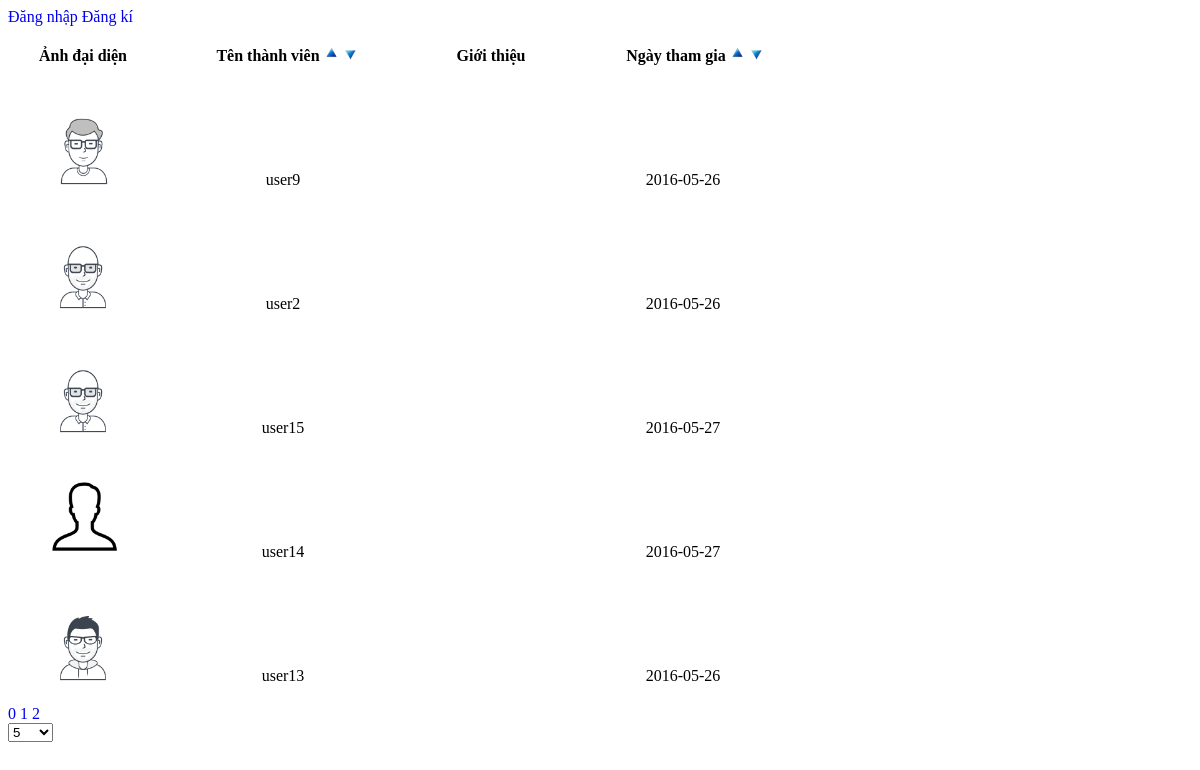
/index.php?page=0&sort=2, run on an earlier commit of the app's database.
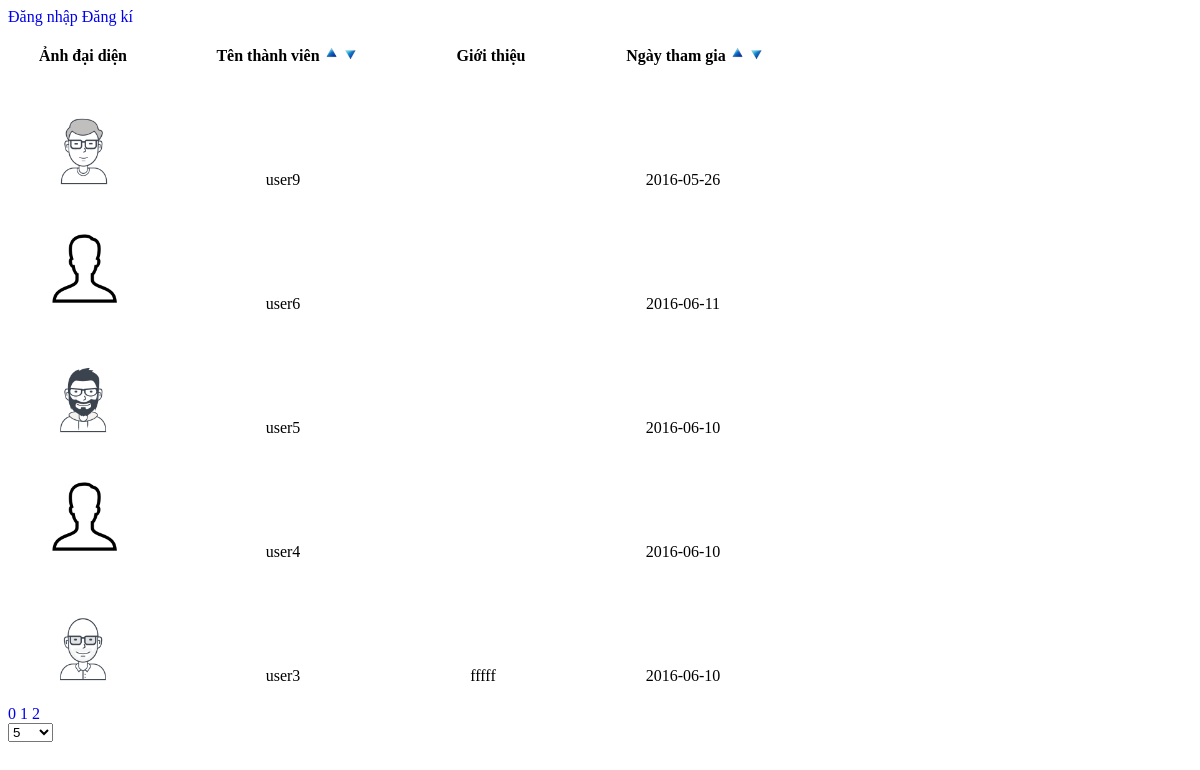
And on a later commit of the database.
### tables this page shows
CREATE TABLE IF NOT EXISTS `profile` (
`id` int(10) unsigned NOT NULL,
  `fullname` varchar(50) NOT NULL,
  `username` varchar(30) NOT NULL,
  `email` varchar(30) NOT NULL,
  `phone` varchar(30) NOT NULL,
  `avatar` varchar(50) DEFAULT NULL,
  `description` varchar(300) DEFAULT NULL,
  `birthday` date DEFAULT NULL,
  `sex` int(10) DEFAULT NULL,
  `password` varchar(32) NOT NULL,
  `introducer` varchar(30) DEFAULT NULL,
  `joindate` date NOT NULL,
  `level` int(10) unsigned NOT NULL
);

### index.php (the view, shortened to what this page needs)
<!DOCTYPE html>
<html>
<head>
</head>
<body>
<?php
	if(isset($_SESSION['username'])) {
		echo "<div>";
		echo "Xin chào ".$_SESSION['username']." ";
		echo "<a href='?logout' title='Đăng xuất'>Đăng xuất</a>";
		echo "</div>";
	} 	else {
			echo "<div>";
			echo "<a href='/login.php' title='Đăng nhập'>Đăng nhập</a>"." ";
			echo "<a href='/signup.php' title='Đăng ký''>Đăng kí</a>";
			echo "</div>";
		}
	$page = 0;
	if(isset($_GET['page'])) {
		$page = $_GET['page'];
	} else {
		$page = 0;
	}
	$rowInPage = 5;
	$sql = "select * from profile";
	$result = mysql_query($sql);
	$rowNumber = mysql_num_rows($result);
	$pageNumber = $rowNumber / $rowInPage;
	if(isset($_GET['sort']) && $_GET['sort'] != 0) {
		switch ($_GET['sort']) {
			case 2:
				$sql = "select * from profile order by fullname DESC limit ".$page*$rowInPage.",".$rowInPage;
				break;
		}
	}	else {
			$sql = "select * from profile limit ".$page*$rowInPage.",".$rowInPage;
	}
	$result = mysql_query($sql);?>
	<div>
		<div class="header">
			<div class = 'inline'>Ảnh đại diện</div>
			<div class = 'inline'>Tên thành viên
			<a href='index.php?page=<?php echo $page?>&sort=1'><img src='public/images/icon/len.png' width='15px' height='15px'><a>
			<a href='index.php?page=<?php echo $page?>&sort=2'><img src='public/images/icon/xuong.png' width='15px' height='15px'><a>
			</div>
			<div class = 'inline'>Giới thiệu</div>
			<div class ='inline'>Ngày tham gia
			<a href='index.php?page=<?php echo $page?>&sort=3'><img src='public/images/icon/len.png' width='15px' height='15px'><a>
			<a href='index.php?page=<?php echo $page?>&sort=4'><img src='public/images/icon/xuong.png' width='15px' height='15px'><a>
			</div>
		</div>
	<?php
	while ($row = mysql_fetch_assoc($result)) {
		echo "<div>";
		echo "<div class='inline avatar'><a href='profile.php?username=".$row['username']."' title='Xem trang cá nhân'><img src='".$row['avatar']."'></a></div>";
		echo "<div class='inline'>".$row['fullname']."</div>";
		echo "<div class='inline'>".$row['description']."</div>";
		echo "<div class='inline'>".$row['joindate']."</div>";
		echo "</div>";
	}
	echo "</div>";
	if(isset($_GET['sort'])) {
		$sort = $_GET['sort'];
	} else {
		$sort = 0;
	}
	for($i=0;$i<$pageNumber;$i++) {
		echo "<a href='index.php?page={$i}&sort={$sort}'>".$i."</a>"." ";
	}
?>
<div>
	<form action="" method="post">
		<select name="limit" onchange="this.form.submit()">
			<option value="5" <?php if(isset($_SESSION['limit']) && $_SESSION['limit'] == 5) echo 'selected'?>>5</option>
		</select>
	</form>
</div>
</body>
</html>

### index.php (style rules this page uses)
.header { padding-right: 30px; font-weight: bold; }
div.avatar img { height: 80px; width: 80px; }
a { text-decoration: none; }
.inline { display: inline-block; padding-bottom: 20px; padding-top: 20px; padding-right: 50px; width: 150px; text-align: center; }

What changed in the data, as far as the page shows it:
no longer on this page (row edited): profile: avatar (picture), fullname "user2", joindate "2016-05-26"
no longer on this page (row edited): profile: avatar (picture), fullname "user15", joindate "2016-05-27"
no longer on this page (row edited): profile: avatar (picture), fullname "user14", joindate "2016-05-27"
no longer on this page (row edited): profile: avatar (picture), fullname "user13", joindate "2016-05-26"
added profile: avatar (picture), fullname "user6", joindate "2016-06-11"
added profile: avatar (picture), fullname "user5", joindate "2016-06-10"
added profile: avatar (picture), fullname "user4", joindate "2016-06-10"
added profile: avatar (picture), fullname "user3", description "fffff", joindate "2016-06-10"
